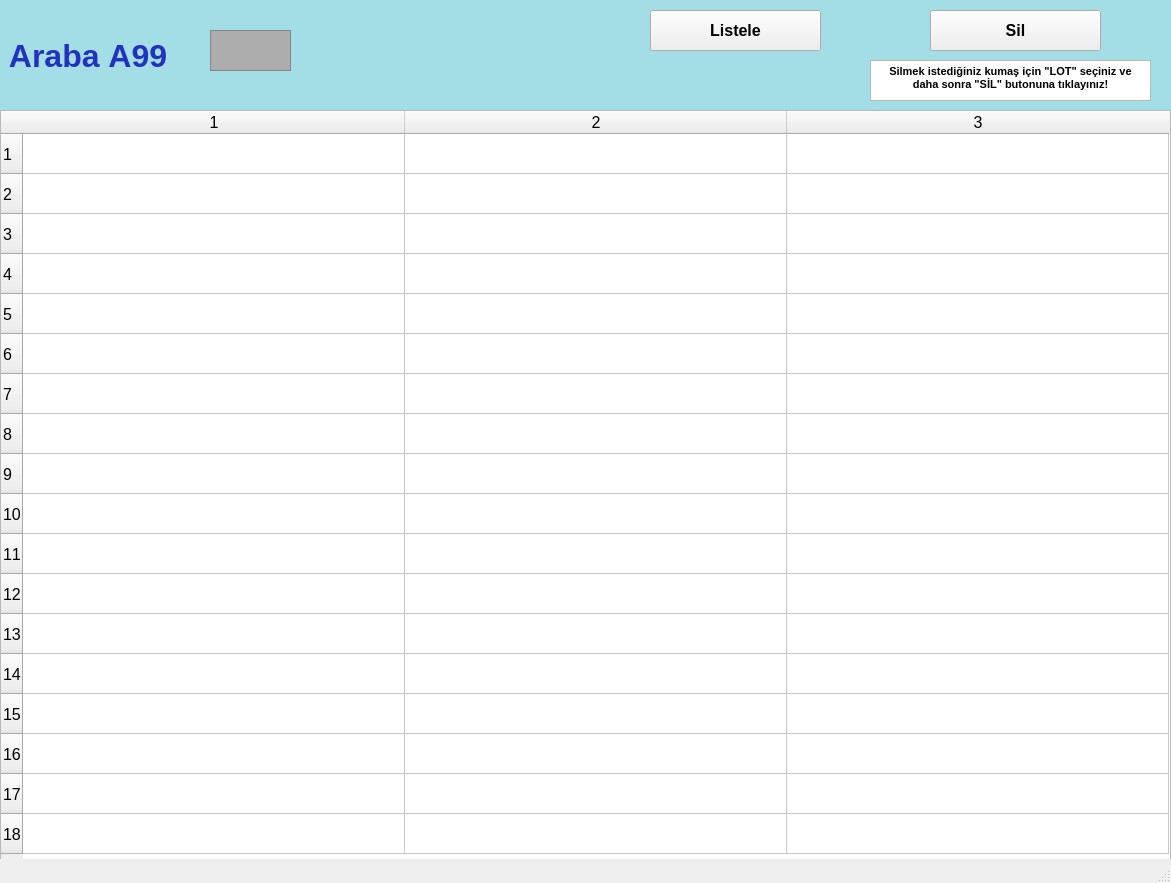
<?xml version="1.0" encoding="UTF-8"?>
<ui version="4.0">
 <class>arabalarA99_ekran</class>
 <widget class="QMainWindow" name="arabalarA99_ekran">
  <property name="geometry">
   <rect>
    <x>0</x>
    <y>0</y>
    <width>1171</width>
    <height>883</height>
   </rect>
  </property>
  <property name="font">
   <font>
    <pointsize>12</pointsize>
    <weight>50</weight>
    <bold>false</bold>
    <kerning>false</kerning>
   </font>
  </property>
  <property name="windowTitle">
   <string/>
  </property>
  <widget class="QWidget" name="centralwidget">
   <widget class="QLabel" name="arabaA1yazi_lbl">
    <property name="geometry">
     <rect>
      <x>0</x>
      <y>0</y>
      <width>1171</width>
      <height>111</height>
     </rect>
    </property>
    <property name="font">
     <font>
      <pointsize>24</pointsize>
      <weight>75</weight>
      <bold>true</bold>
     </font>
    </property>
    <property name="styleSheet">
     <string notr="true">background-color: rgb(163, 221, 229);
color: rgb(34, 50, 190);</string>
    </property>
    <property name="text">
     <string> Araba A99</string>
    </property>
   </widget>
   <widget class="QFrame" name="arabaA1_img">
    <property name="geometry">
     <rect>
      <x>210</x>
      <y>30</y>
      <width>81</width>
      <height>41</height>
     </rect>
    </property>
    <property name="styleSheet">
     <string notr="true">background-color: rgb(173, 173, 173);</string>
    </property>
    <property name="frameShape">
     <enum>QFrame::StyledPanel</enum>
    </property>
    <property name="frameShadow">
     <enum>QFrame::Raised</enum>
    </property>
   </widget>
   <widget class="QPushButton" name="listele99_btn">
    <property name="geometry">
     <rect>
      <x>650</x>
      <y>10</y>
      <width>171</width>
      <height>41</height>
     </rect>
    </property>
    <property name="font">
     <font>
      <pointsize>12</pointsize>
      <weight>75</weight>
      <bold>true</bold>
     </font>
    </property>
    <property name="text">
     <string>Listele</string>
    </property>
   </widget>
   <widget class="QTableWidget" name="A99_tw">
    <property name="geometry">
     <rect>
      <x>0</x>
      <y>110</y>
      <width>1171</width>
      <height>751</height>
     </rect>
    </property>
    <property name="baseSize">
     <size>
      <width>0</width>
      <height>0</height>
     </size>
    </property>
    <property name="rowCount">
     <number>18</number>
    </property>
    <property name="columnCount">
     <number>3</number>
    </property>
    <attribute name="horizontalHeaderVisible">
     <bool>true</bool>
    </attribute>
    <attribute name="horizontalHeaderCascadingSectionResizes">
     <bool>false</bool>
    </attribute>
    <attribute name="horizontalHeaderDefaultSectionSize">
     <number>382</number>
    </attribute>
    <attribute name="horizontalHeaderMinimumSectionSize">
     <number>38</number>
    </attribute>
    <attribute name="verticalHeaderDefaultSectionSize">
     <number>40</number>
    </attribute>
    <attribute name="verticalHeaderMinimumSectionSize">
     <number>23</number>
    </attribute>
    <row/>
    <row/>
    <row/>
    <row/>
    <row/>
    <row/>
    <row/>
    <row/>
    <row/>
    <row/>
    <row/>
    <row/>
    <row/>
    <row/>
    <row/>
    <row/>
    <row/>
    <row/>
    <column/>
    <column/>
    <column/>
   </widget>
   <widget class="QPushButton" name="sil99_btn">
    <property name="geometry">
     <rect>
      <x>930</x>
      <y>10</y>
      <width>171</width>
      <height>41</height>
     </rect>
    </property>
    <property name="font">
     <font>
      <pointsize>12</pointsize>
      <weight>75</weight>
      <bold>true</bold>
     </font>
    </property>
    <property name="text">
     <string>Sil</string>
    </property>
   </widget>
   <widget class="QTextBrowser" name="textBrowser">
    <property name="geometry">
     <rect>
      <x>870</x>
      <y>60</y>
      <width>281</width>
      <height>41</height>
     </rect>
    </property>
    <property name="html">
     <string>&lt;!DOCTYPE HTML PUBLIC &quot;-//W3C//DTD HTML 4.0//EN&quot; &quot;http://www.w3.org/TR/REC-html40/strict.dtd&quot;&gt;
&lt;html&gt;&lt;head&gt;&lt;meta name=&quot;qrichtext&quot; content=&quot;1&quot; /&gt;&lt;style type=&quot;text/css&quot;&gt;
p, li { white-space: pre-wrap; }
&lt;/style&gt;&lt;/head&gt;&lt;body style=&quot; font-family:'MS Shell Dlg 2'; font-size:12pt; font-weight:400; font-style:normal;&quot;&gt;
&lt;p align=&quot;center&quot; style=&quot; margin-top:0px; margin-bottom:0px; margin-left:0px; margin-right:0px; -qt-block-indent:0; text-indent:0px;&quot;&gt;&lt;span style=&quot; font-size:8pt; font-weight:600;&quot;&gt;Silmek istediğiniz kumaş için &amp;quot;LOT&amp;quot; seçiniz ve daha sonra &amp;quot;SİL&amp;quot; butonuna tıklayınız!&lt;/span&gt;&lt;/p&gt;&lt;/body&gt;&lt;/html&gt;</string>
    </property>
   </widget>
  </widget>
  <widget class="QStatusBar" name="statusbar"/>
 </widget>
 <resources/>
 <connections/>
</ui>
